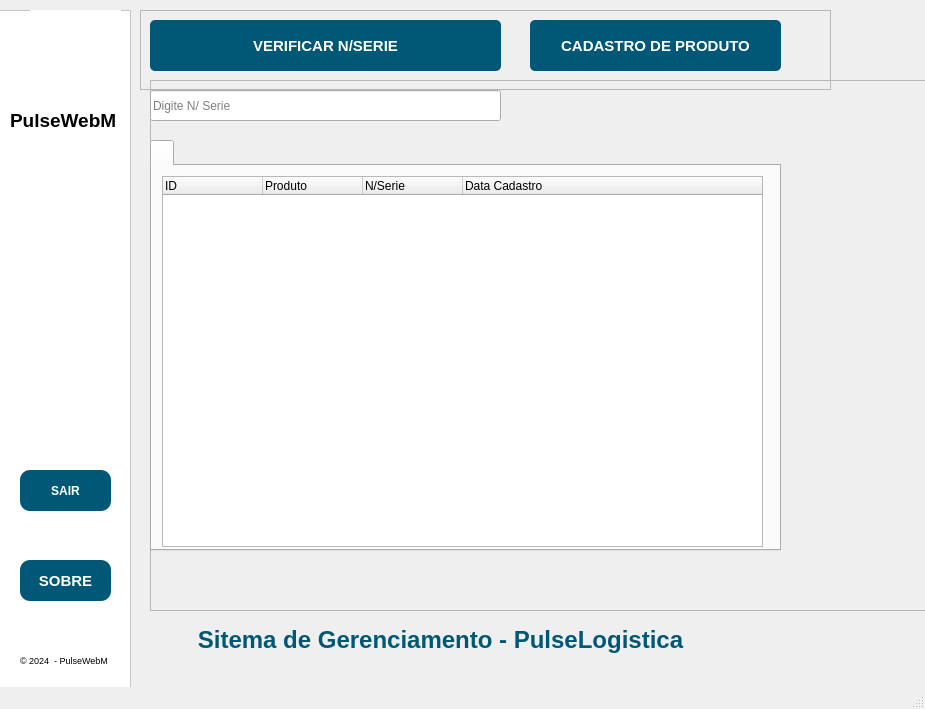
<?xml version="1.0" encoding="UTF-8"?>
<ui version="4.0">
 <class>MainWindow</class>
 <widget class="QMainWindow" name="MainWindow">
  <property name="geometry">
   <rect>
    <x>0</x>
    <y>0</y>
    <width>925</width>
    <height>709</height>
   </rect>
  </property>
  <property name="cursor">
   <cursorShape>PointingHandCursor</cursorShape>
  </property>
  <property name="windowTitle">
   <string>MainWindow</string>
  </property>
  <widget class="QWidget" name="centralwidget">
   <widget class="QFrame" name="frame">
    <property name="geometry">
     <rect>
      <x>-10</x>
      <y>10</y>
      <width>141</width>
      <height>691</height>
     </rect>
    </property>
    <property name="styleSheet">
     <string notr="true">background-color: rgb(255, 255, 255);</string>
    </property>
    <property name="frameShape">
     <enum>QFrame::StyledPanel</enum>
    </property>
    <property name="frameShadow">
     <enum>QFrame::Raised</enum>
    </property>
    <widget class="QPushButton" name="sair_button">
     <property name="geometry">
      <rect>
       <x>30</x>
       <y>460</y>
       <width>91</width>
       <height>41</height>
      </rect>
     </property>
     <property name="font">
      <font>
       <weight>75</weight>
       <bold>true</bold>
      </font>
     </property>
     <property name="styleSheet">
      <string notr="true">QPushButton{
color: rgb(255, 255, 255);
background-color: rgb(0, 87, 118);
border-radius:10px

}</string>
     </property>
     <property name="text">
      <string>SAIR</string>
     </property>
    </widget>
    <widget class="QLabel" name="label">
     <property name="geometry">
      <rect>
       <x>40</x>
       <y>0</y>
       <width>91</width>
       <height>101</height>
      </rect>
     </property>
     <property name="text">
      <string/>
     </property>
     <property name="pixmap">
      <pixmap>veto2.PNG</pixmap>
     </property>
    </widget>
    <widget class="QLabel" name="label_2">
     <property name="geometry">
      <rect>
       <x>20</x>
       <y>100</y>
       <width>111</width>
       <height>21</height>
      </rect>
     </property>
     <property name="font">
      <font>
       <pointsize>14</pointsize>
       <weight>75</weight>
       <bold>true</bold>
      </font>
     </property>
     <property name="text">
      <string>PulseWebM</string>
     </property>
    </widget>
    <widget class="QLabel" name="label_3">
     <property name="geometry">
      <rect>
       <x>50</x>
       <y>200</y>
       <width>81</width>
       <height>141</height>
      </rect>
     </property>
     <property name="text">
      <string/>
     </property>
     <property name="pixmap">
      <pixmap>mascotee.PNG</pixmap>
     </property>
    </widget>
    <widget class="QLabel" name="label_4">
     <property name="geometry">
      <rect>
       <x>30</x>
       <y>640</y>
       <width>101</width>
       <height>20</height>
      </rect>
     </property>
     <property name="font">
      <font>
       <pointsize>7</pointsize>
      </font>
     </property>
     <property name="text">
      <string>© 2024  - PulseWebM</string>
     </property>
    </widget>
    <widget class="QPushButton" name="sobre_button">
     <property name="geometry">
      <rect>
       <x>30</x>
       <y>550</y>
       <width>91</width>
       <height>41</height>
      </rect>
     </property>
     <property name="font">
      <font>
       <pointsize>11</pointsize>
       <weight>75</weight>
       <bold>true</bold>
      </font>
     </property>
     <property name="cursor">
      <cursorShape>PointingHandCursor</cursorShape>
     </property>
     <property name="styleSheet">
      <string notr="true">QPushButton{
color: rgb(255, 255, 255);
	background-color: rgb(0, 87, 118);
border-radius: 10px
}</string>
     </property>
     <property name="text">
      <string>SOBRE</string>
     </property>
    </widget>
   </widget>
   <widget class="QFrame" name="frame_2">
    <property name="geometry">
     <rect>
      <x>140</x>
      <y>10</y>
      <width>691</width>
      <height>80</height>
     </rect>
    </property>
    <property name="frameShape">
     <enum>QFrame::StyledPanel</enum>
    </property>
    <property name="frameShadow">
     <enum>QFrame::Raised</enum>
    </property>
    <widget class="QPushButton" name="cadastro_button">
     <property name="geometry">
      <rect>
       <x>390</x>
       <y>10</y>
       <width>251</width>
       <height>51</height>
      </rect>
     </property>
     <property name="font">
      <font>
       <pointsize>11</pointsize>
       <weight>75</weight>
       <bold>true</bold>
      </font>
     </property>
     <property name="cursor">
      <cursorShape>PointingHandCursor</cursorShape>
     </property>
     <property name="styleSheet">
      <string notr="true">QPushButton{
color: rgb(255, 255, 255);
	background-color: rgb(0, 87, 118);
border-radius: 5px
}</string>
     </property>
     <property name="text">
      <string>CADASTRO DE PRODUTO</string>
     </property>
    </widget>
    <widget class="QPushButton" name="verificar_button">
     <property name="geometry">
      <rect>
       <x>10</x>
       <y>10</y>
       <width>351</width>
       <height>51</height>
      </rect>
     </property>
     <property name="font">
      <font>
       <pointsize>11</pointsize>
       <weight>75</weight>
       <bold>true</bold>
      </font>
     </property>
     <property name="cursor">
      <cursorShape>PointingHandCursor</cursorShape>
     </property>
     <property name="styleSheet">
      <string notr="true">QPushButton{
color: rgb(255, 255, 255);
	background-color: rgb(0, 87, 118);
border-radius: 5px
}</string>
     </property>
     <property name="text">
      <string>VERIFICAR N/SERIE</string>
     </property>
    </widget>
   </widget>
   <widget class="QFrame" name="frame_3">
    <property name="geometry">
     <rect>
      <x>150</x>
      <y>80</y>
      <width>851</width>
      <height>531</height>
     </rect>
    </property>
    <property name="frameShape">
     <enum>QFrame::StyledPanel</enum>
    </property>
    <property name="frameShadow">
     <enum>QFrame::Raised</enum>
    </property>
    <widget class="QStackedWidget" name="stackedWidget">
     <property name="geometry">
      <rect>
       <x>0</x>
       <y>50</y>
       <width>681</width>
       <height>491</height>
      </rect>
     </property>
     <property name="currentIndex">
      <number>0</number>
     </property>
     <widget class="QWidget" name="page">
      <widget class="QTabWidget" name="tabWidget">
       <property name="geometry">
        <rect>
         <x>0</x>
         <y>10</y>
         <width>631</width>
         <height>411</height>
        </rect>
       </property>
       <property name="currentIndex">
        <number>0</number>
       </property>
       <widget class="QWidget" name="tab">
        <attribute name="title">
         <string/>
        </attribute>
        <widget class="QTreeWidget" name="treeWidget">
         <property name="geometry">
          <rect>
           <x>10</x>
           <y>10</y>
           <width>601</width>
           <height>371</height>
          </rect>
         </property>
         <column>
          <property name="text">
           <string>ID</string>
          </property>
         </column>
         <column>
          <property name="text">
           <string>Produto</string>
          </property>
         </column>
         <column>
          <property name="text">
           <string>N/Serie</string>
          </property>
         </column>
         <column>
          <property name="text">
           <string>Data Cadastro</string>
          </property>
         </column>
        </widget>
       </widget>
      </widget>
     </widget>
     <widget class="QWidget" name="page_2">
      <widget class="QTextEdit" name="textEdit">
       <property name="geometry">
        <rect>
         <x>0</x>
         <y>10</y>
         <width>681</width>
         <height>461</height>
        </rect>
       </property>
       <property name="html">
        <string>&lt;!DOCTYPE HTML PUBLIC &quot;-//W3C//DTD HTML 4.0//EN&quot; &quot;http://www.w3.org/TR/REC-html40/strict.dtd&quot;&gt;
&lt;html&gt;&lt;head&gt;&lt;meta name=&quot;qrichtext&quot; content=&quot;1&quot; /&gt;&lt;style type=&quot;text/css&quot;&gt;
p, li { white-space: pre-wrap; }
&lt;/style&gt;&lt;/head&gt;&lt;body style=&quot; font-family:'MS Shell Dlg 2'; font-size:8.25pt; font-weight:400; font-style:normal;&quot;&gt;
&lt;p align=&quot;center&quot; style=&quot; margin-top:0px; margin-bottom:0px; margin-left:0px; margin-right:0px; -qt-block-indent:0; text-indent:0px;&quot;&gt;&lt;span style=&quot; font-size:48pt; font-weight:600; color:#005776;&quot;&gt;PulseWebM&lt;/span&gt;&lt;/p&gt;
&lt;p align=&quot;center&quot; style=&quot; margin-top:0px; margin-bottom:0px; margin-left:0px; margin-right:0px; -qt-block-indent:0; text-indent:0px;&quot;&gt;&lt;span style=&quot; font-size:48pt; font-weight:600; color:#005776;&quot;&gt;Automação Web&lt;/span&gt;&lt;/p&gt;
&lt;p align=&quot;center&quot; style=&quot;-qt-paragraph-type:empty; margin-top:0px; margin-bottom:0px; margin-left:0px; margin-right:0px; -qt-block-indent:0; text-indent:0px; font-size:48pt; font-weight:600; color:#005776;&quot;&gt;&lt;br /&gt;&lt;/p&gt;
&lt;p align=&quot;center&quot; style=&quot; margin-top:0px; margin-bottom:0px; margin-left:0px; margin-right:0px; -qt-block-indent:0; text-indent:0px;&quot;&gt;&lt;span style=&quot; font-size:48pt; font-weight:600; color:#005776;&quot;&gt; Sistema de Gerenciamento&lt;/span&gt;&lt;/p&gt;&lt;/body&gt;&lt;/html&gt;</string>
       </property>
      </widget>
     </widget>
    </widget>
    <widget class="QLineEdit" name="serie_input">
     <property name="geometry">
      <rect>
       <x>0</x>
       <y>10</y>
       <width>351</width>
       <height>31</height>
      </rect>
     </property>
     <property name="font">
      <font>
       <pointsize>9</pointsize>
      </font>
     </property>
     <property name="text">
      <string/>
     </property>
     <property name="placeholderText">
      <string>Digite N/ Serie</string>
     </property>
    </widget>
   </widget>
   <widget class="QLabel" name="label_5">
    <property name="geometry">
     <rect>
      <x>160</x>
      <y>625</y>
      <width>561</width>
      <height>31</height>
     </rect>
    </property>
    <property name="text">
     <string>&lt;html&gt;&lt;head/&gt;&lt;body&gt;&lt;p align=&quot;center&quot;&gt;&lt;span style=&quot; font-size:18pt; font-weight:600; color:#005776;&quot;&gt;Sitema de Gerenciamento  - PulseLogistica&lt;/span&gt;&lt;/p&gt;&lt;/body&gt;&lt;/html&gt;</string>
    </property>
   </widget>
  </widget>
  <widget class="QMenuBar" name="menubar">
   <property name="geometry">
    <rect>
     <x>0</x>
     <y>0</y>
     <width>925</width>
     <height>21</height>
    </rect>
   </property>
  </widget>
  <widget class="QStatusBar" name="statusbar"/>
 </widget>
 <resources/>
 <connections/>
</ui>
